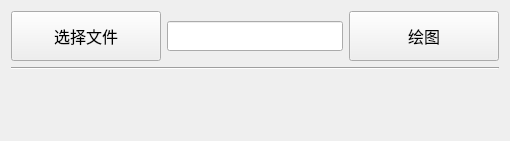
          <widget class="QWidget" name="tab_19">
           <attribute name="title">
            <string>时域波形绘图工具</string>
           </attribute>
           <layout class="QVBoxLayout" name="verticalLayout_19">
            <item>
             <layout class="QHBoxLayout" name="horizontalLayout_9">
              <item>
               <widget class="QPushButton" name="pushButton_43">
                <property name="minimumSize">
                 <size>
                  <width>150</width>
                  <height>50</height>
                 </size>
                </property>
                <property name="maximumSize">
                 <size>
                  <width>150</width>
                  <height>16777215</height>
                 </size>
                </property>
                <property name="font">
                 <font>
                  <pointsize>12</pointsize>
                 </font>
                </property>
                <property name="cursor">
                 <cursorShape>PointingHandCursor</cursorShape>
                </property>
                <property name="styleSheet">
                 <string notr="true"/>
                </property>
                <property name="text">
                 <string>选择文件</string>
                </property>
               </widget>
              </item>
              <item>
               <widget class="QLineEdit" name="lineEdit_12">
                <property name="font">
                 <font>
                  <family>Times New Roman</family>
                  <pointsize>14</pointsize>
                  <weight>75</weight>
                  <bold>true</bold>
                 </font>
                </property>
               </widget>
              </item>
              <item>
               <widget class="QPushButton" name="pushButton_44">
                <property name="minimumSize">
                 <size>
                  <width>150</width>
                  <height>50</height>
                 </size>
                </property>
                <property name="maximumSize">
                 <size>
                  <width>150</width>
                  <height>16777215</height>
                 </size>
                </property>
                <property name="font">
                 <font>
                  <pointsize>12</pointsize>
                 </font>
                </property>
                <property name="cursor">
                 <cursorShape>PointingHandCursor</cursorShape>
                </property>
                <property name="styleSheet">
                 <string notr="true"/>
                </property>
                <property name="text">
                 <string>绘图</string>
                </property>
               </widget>
              </item>
             </layout>
            </item>
            <item>
             <widget class="Line" name="line_23">
              <property name="orientation">
               <enum>Qt::Horizontal</enum>
              </property>
             </widget>
            </item>
            <item>
             <layout class="QVBoxLayout" name="verticalLayout_14">
              <item>
               <widget class="QLabel" name="label_6">
                <property name="text">
                 <string/>
                </property>
               </widget>
              </item>
              <item>
               <spacer name="verticalSpacer_9">
                <property name="orientation">
                 <enum>Qt::Vertical</enum>
                </property>
                <property name="sizeHint" stdset="0">
                 <size>
                  <width>20</width>
                  <height>40</height>
                 </size>
                </property>
               </spacer>
              </item>
             </layout>
            </item>
           </layout>
          </widget>
